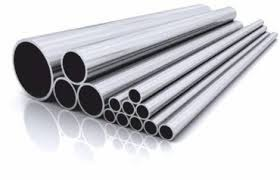
#> input picture yolo_object_counting/data/images/test/1.jpg, 280 x 180 px
$ python preprocessing.py ../../yolo_object_counting/data/images/test/1.jpg
#> lines starting #> are read from the running program, lines starting #| are printed output that depends on the picture; after the words box and inside, x2 and y2 are one past the last pixel; in counts of white or black regions, pixels touching at a corner belong together
import cv2
import numpy as np
import os
import sys

def resize_with_aspect_ratio(image, target_size=2048):
    h, w = image.shape[:2]
    if h < target_size or w < target_size:
        if h > w:
            new_h = target_size
            new_w = int(w * (target_size / h))
        else:
            new_w = target_size
            new_h = int(h * (target_size / w))
        resized = cv2.resize(image, (new_w, new_h), interpolation=cv2.INTER_LANCZOS4)
    else:
        resized = cv2.resize(image, (target_size, target_size), interpolation=cv2.INTER_AREA)
    return resized

def preprocess_image(image_path, output_size=(2048, 2048)):
#> called with output_size = (2048, 2048)
    img = cv2.imread(image_path)
#> img is the input picture: shape (180, 280, 3); mean B, G, R 205.2, 201, 201
    if img is None:
        print(f"Błąd: nie można wczytać {image_path}")
        return None

    img_resized = resize_with_aspect_ratio(img, target_size=output_size[0])
    img_smoothed = cv2.GaussianBlur(img_resized, (3, 3), 0)
    img_smoothed = cv2.medianBlur(img_smoothed, 3)
    gray = cv2.cvtColor(img_smoothed, cv2.COLOR_BGR2GRAY)
    clahe = cv2.createCLAHE(clipLimit=1.5, tileGridSize=(64, 64))
    clahe_img = clahe.apply(gray)
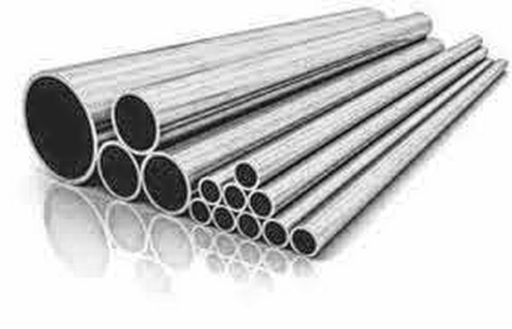
#> clahe_img: shape (1316, 2048) (shown at 1/4 size); min 2, max 255, mean 201.3
    norm_img = cv2.normalize(clahe_img, None, 0, 255, cv2.NORM_MINMAX)
    _, dark_shadows = cv2.threshold(norm_img, 50, 255, cv2.THRESH_BINARY_INV)
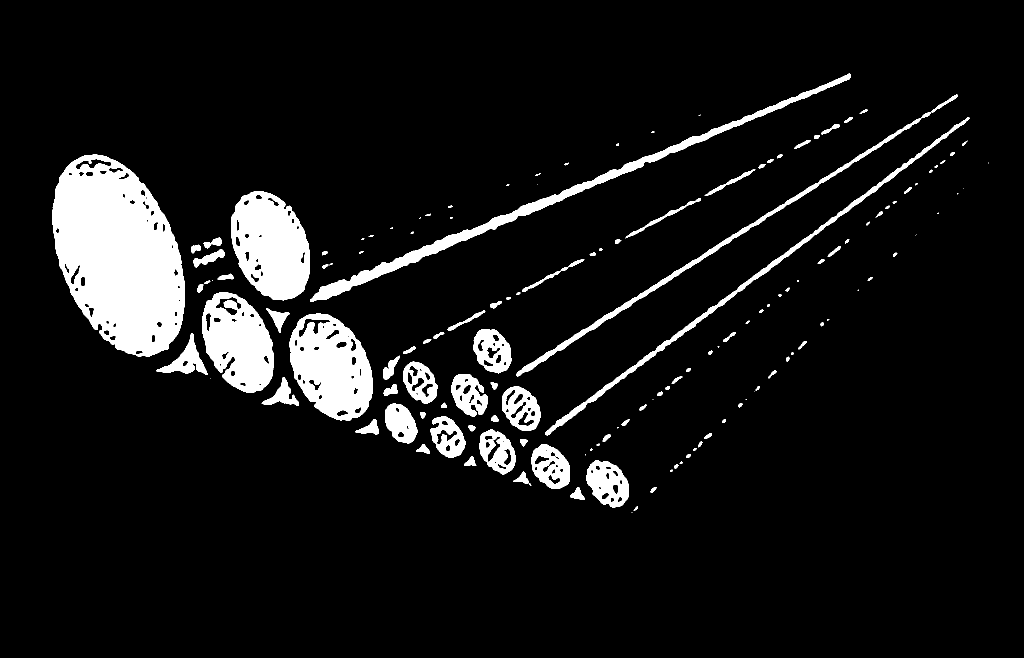
#> dark_shadows: shape (1316, 2048) (shown at 1/2 size); 8.5% white; 146 white regions (30 under 20 px), largest, box (x1, y1, x2, y2) and area: (105, 309, 370, 713) 74163, (462, 382, 620, 601) 24675, (579, 627, 746, 842) 23716
    norm_img = cv2.subtract(norm_img, dark_shadows)
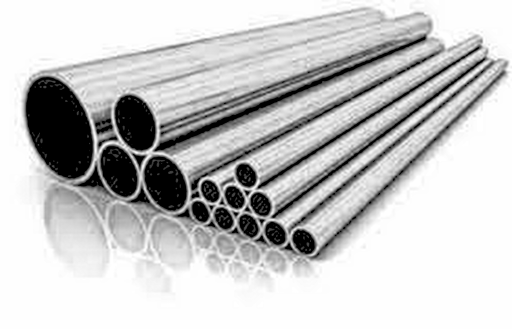
#> norm_img: shape (1316, 2048) (shown at 1/4 size); min 0, max 255, mean 198
    blurred = cv2.GaussianBlur(norm_img, (3, 3), 0)
    _, binary_dark = cv2.threshold(blurred, 95, 255, cv2.THRESH_BINARY)
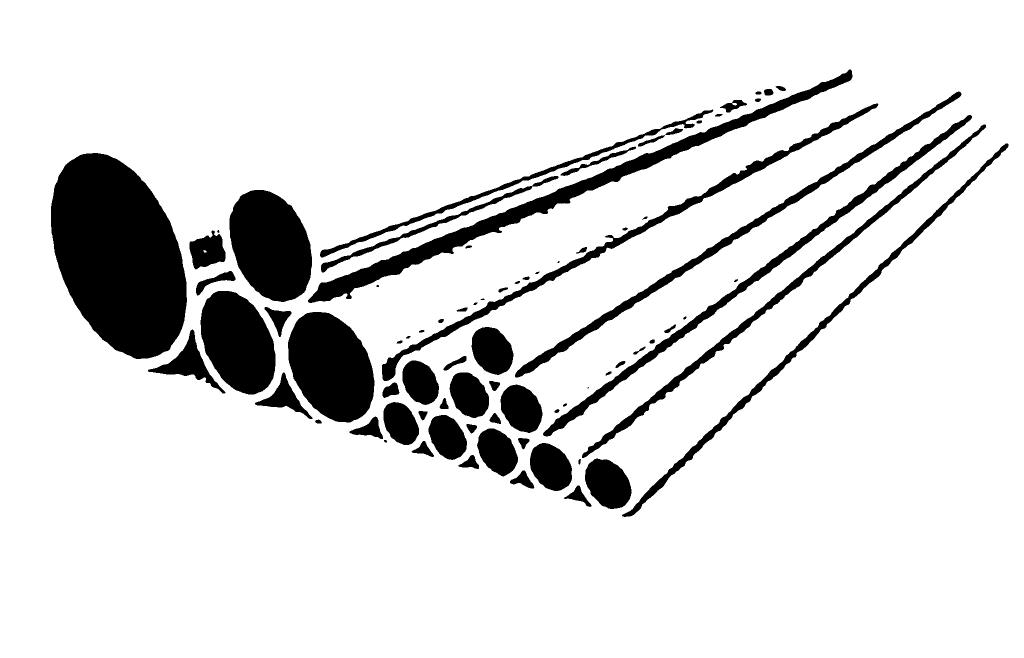
#> binary_dark: shape (1316, 2048) (shown at 1/2 size); 87% white; 80 black regions (5 under 20 px), largest, box (x1, y1, x2, y2) and area: (102, 306, 374, 718) 81199, (616, 139, 1705, 606) 30384, (576, 624, 749, 845) 28228
    _, binary_light = cv2.threshold(blurred, 125, 100, cv2.THRESH_BINARY_INV)
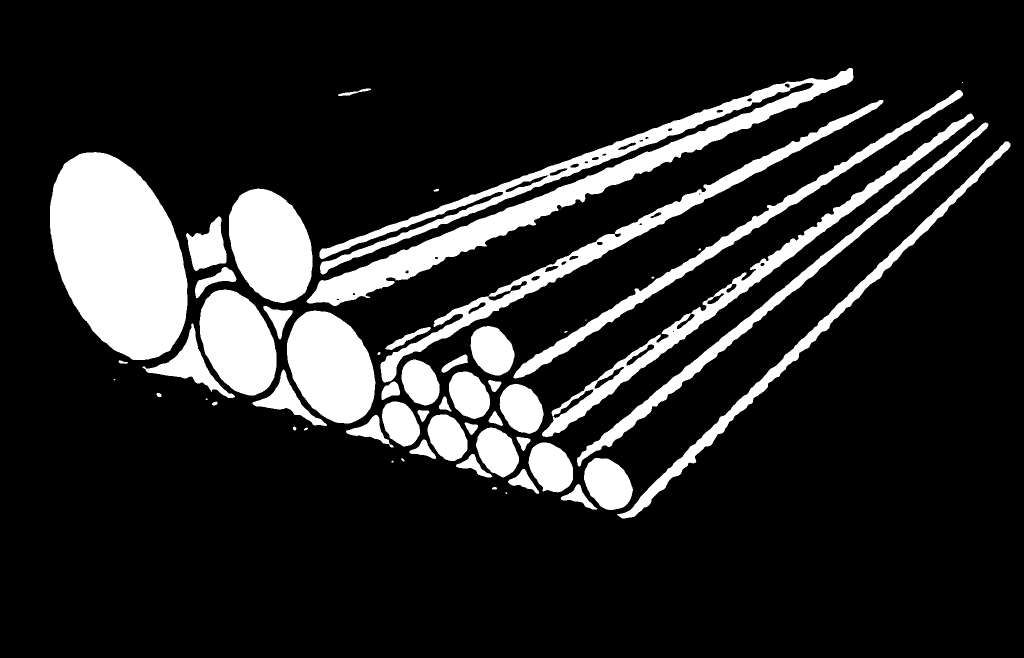
#> binary_light: shape (1316, 2048) (shown at 1/2 size); values 0 (black) and 100 (white), 16.2% white; 59 white regions (11 under 20 px), largest, box (x1, y1, x2, y2) and area: (100, 304, 375, 720) 83404, (613, 136, 1707, 612) 70474, (574, 621, 751, 847) 29401
    combined = cv2.addWeighted(binary_dark, 0.75, binary_light, 0.25, 0)
    edges = cv2.Canny(combined, 125, 175)
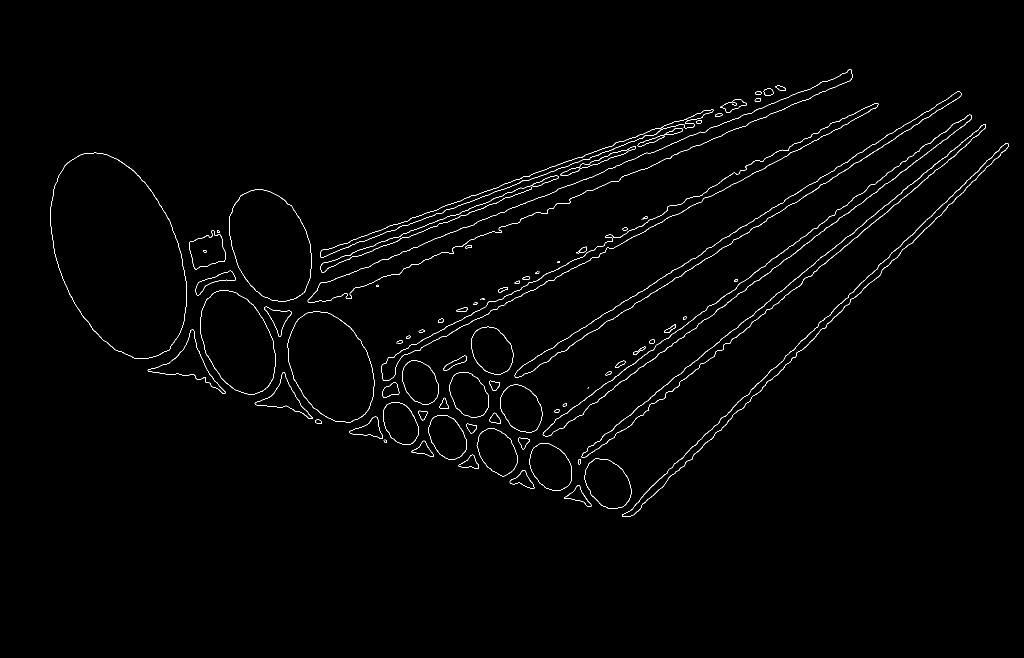
#> edges: shape (1316, 2048) (shown at 1/2 size); 1% white in thin lines or dots, all inside (x1, y1, x2, y2) = (101, 138, 2017, 1034)
    final_image = cv2.addWeighted(combined, 0.95, edges, 0.25, 0)
    kernel = np.ones((2, 2), np.uint8)
    closed = cv2.morphologyEx(final_image, cv2.MORPH_CLOSE, kernel, iterations=1)
    opened = cv2.morphologyEx(closed, cv2.MORPH_OPEN, kernel, iterations=1)
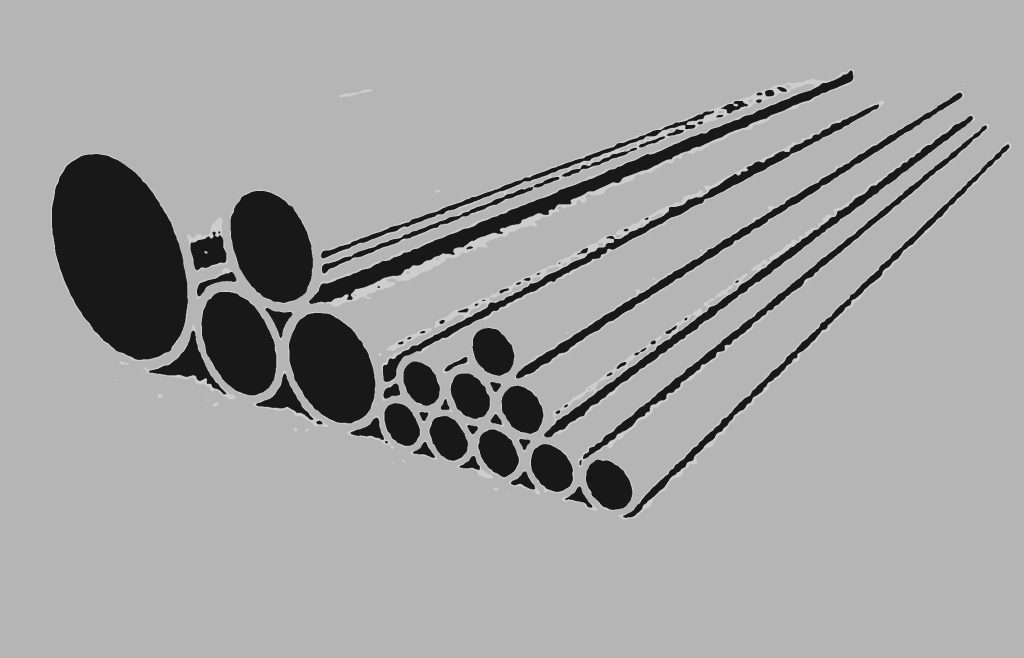
#> opened: shape (1316, 2048) (shown at 1/2 size); min 24, max 255, mean 161.7

    contours, _ = cv2.findContours(opened, cv2.RETR_EXTERNAL, cv2.CHAIN_APPROX_SIMPLE)
#> contours = [[[0, 0], [0, 1315], [2047, 1315], [2047, 0]]]
    min_area = 500
    for c in contours:
        if cv2.contourArea(c) < min_area:
            cv2.drawContours(opened, [c], -1, 0, -1)
#> this loop made 1 pass
#> c on pass 1: [[0, 0], [0, 1315], [2047, 1315], [2047, 0]]

    return opened

# [10 lines left out: function batch_preprocess, not called in this run]

# Jeśli skrypt wywołany z pojedynczym obrazem jako argument
if __name__ == "__main__":
    if len(sys.argv) == 2:
        image_path = sys.argv[1]
        processed = preprocess_image(image_path)
        if processed is not None:
            cv2.imwrite(image_path, processed)
            print(f"Zamieniono oryginał na wersję po preprocessingu: {image_path}")
        else:
            print("Błąd: Nie udało się przetworzyć obrazu.")
            sys.exit(1)
    else:
        print("Użycie: python preprocessing.py /ścieżka/do/obrazu.jpg")
        sys.exit(1)

$ run again, on yolo_object_counting/data/images/test/4.jpg
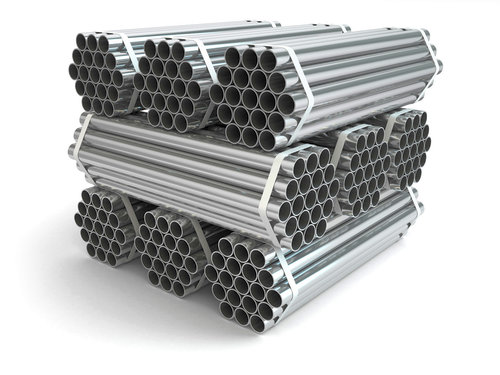
#> input picture yolo_object_counting/data/images/test/4.jpg, 500 x 375 px
#> in preprocess_image, img is the input picture: shape (375, 500, 3); mean B, G, R 187.8, 187.9, 186.9
#> in preprocess_image, `_, dark_shadows = cv2.threshold(norm_img, 50, 255, cv2.THRESH_BINARY_I..`:
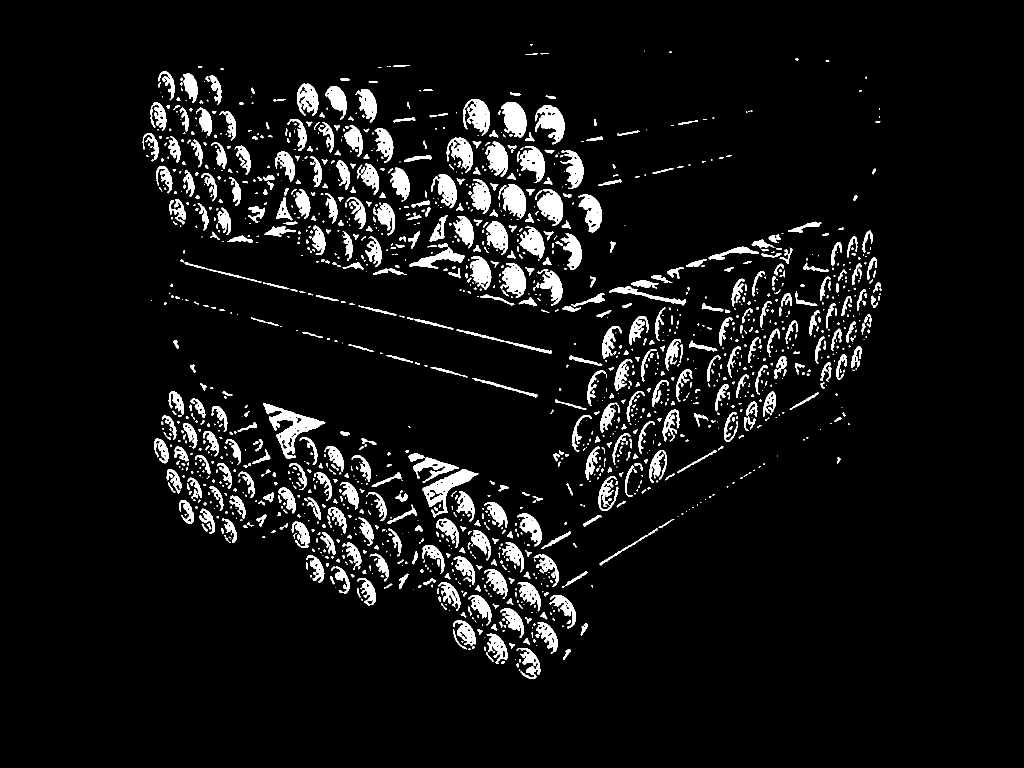
#> dark_shadows: shape (1536, 2048) (shown at 1/2 size); 6.3% white; 1629 white regions (813 under 20 px), largest, box (x1, y1, x2, y2) and area: (526, 806, 651, 918) 4064, (845, 939, 957, 1035) 3154, (1002, 204, 1053, 276) 2509
#> binary_dark: shape (1536, 2048); 82.4% white; 804 black regions (160 under 20 px), largest, box (x1, y1, x2, y2) and area: (629, 410, 1702, 669) 29148, (378, 722, 655, 1022) 16059, (806, 894, 1112, 1037) 11566
#> binary_light: shape (1536, 2048); values 0 (black) and 100 (white), 24.5% white; 583 white regions (65 under 20 px), largest, box (x1, y1, x2, y2) and area: (369, 295, 1781, 670) 73850, (323, 652, 1129, 1187) 67460, (324, 492, 1108, 819) 43245
#> edges: shape (1536, 2048); 2.7% white in thin lines or dots, all inside (x1, y1, x2, y2) = (280, 85, 1810, 1360)
#> in preprocess_image, `opened = cv2.morphologyEx(closed, cv2.MORPH_OPEN, kernel, iterations=1)`:
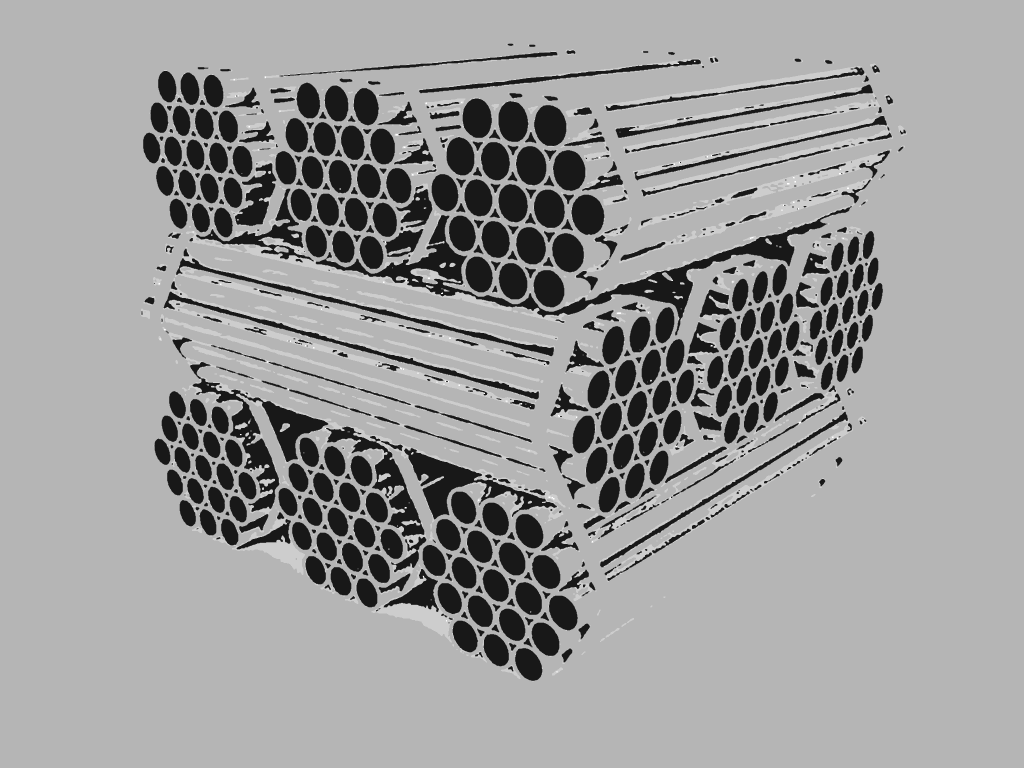
#> opened: shape (1536, 2048) (shown at 1/2 size); min 24, max 255, mean 155.8
#> contours = [[[0, 0], [0, 1535], [2047, 1535], [2047, 0]]]
#> the loop in preprocess_image, `for c in contours:` made 1 pass
#> c on pass 1: [[0, 0], [0, 1535], [2047, 1535], [2047, 0]]

$ run again, on yolo_object_counting/data/images/test/40.jpg
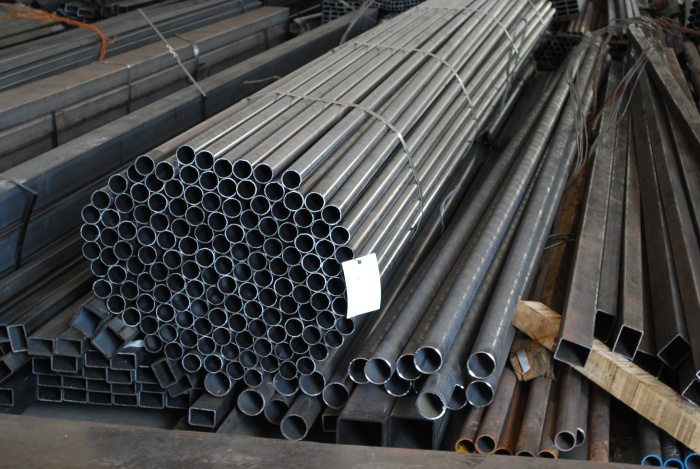
#> input picture yolo_object_counting/data/images/test/40.jpg, 700 x 469 px
#> in preprocess_image, img is the input picture: shape (469, 700, 3); mean B, G, R 71, 71.4, 71
#> in preprocess_image, `_, dark_shadows = cv2.threshold(norm_img, 50, 255, cv2.THRESH_BINARY_I..`:
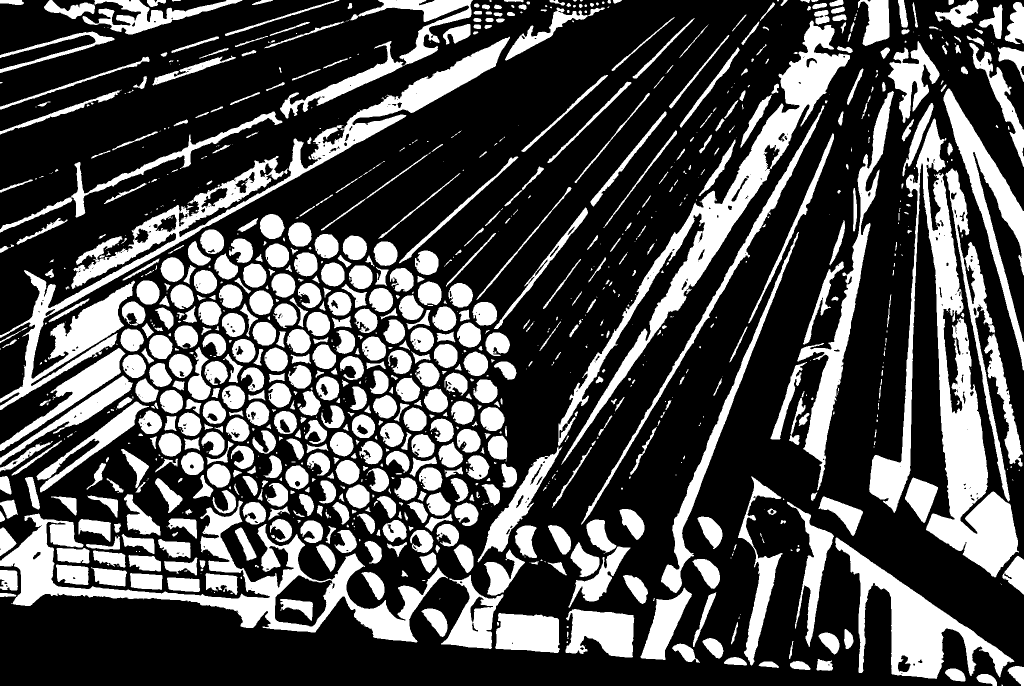
#> dark_shadows: shape (1372, 2048) (shown at 1/2 size); 30.4% white; 1099 white regions (400 under 20 px), largest, box (x1, y1, x2, y2) and area: (1738, 237, 2038, 1155) 66116, (0, 73, 1020, 820) 60600, (1116, 41, 1700, 930) 49446
#> binary_dark: shape (1372, 2048); 43.3% white; 363 white regions (127 under 20 px), largest, box (x1, y1, x2, y2) and area: (0, 0, 1736, 1273) 698264, (0, 134, 2002, 1372) 257705, (1620, 164, 2048, 1372) 123388
#> binary_light: shape (1372, 2048); values 0 (black) and 100 (white), 74.9% white; 692 black regions (258 under 20 px), largest, box (x1, y1, x2, y2) and area: (235, 0, 1544, 1173) 281144, (1620, 451, 2048, 1372) 63918, (963, 1093, 2001, 1372) 41369
#> edges: shape (1372, 2048); 5.3% white in thin lines or dots
#> in preprocess_image, `opened = cv2.morphologyEx(closed, cv2.MORPH_OPEN, kernel, iterations=1)`:
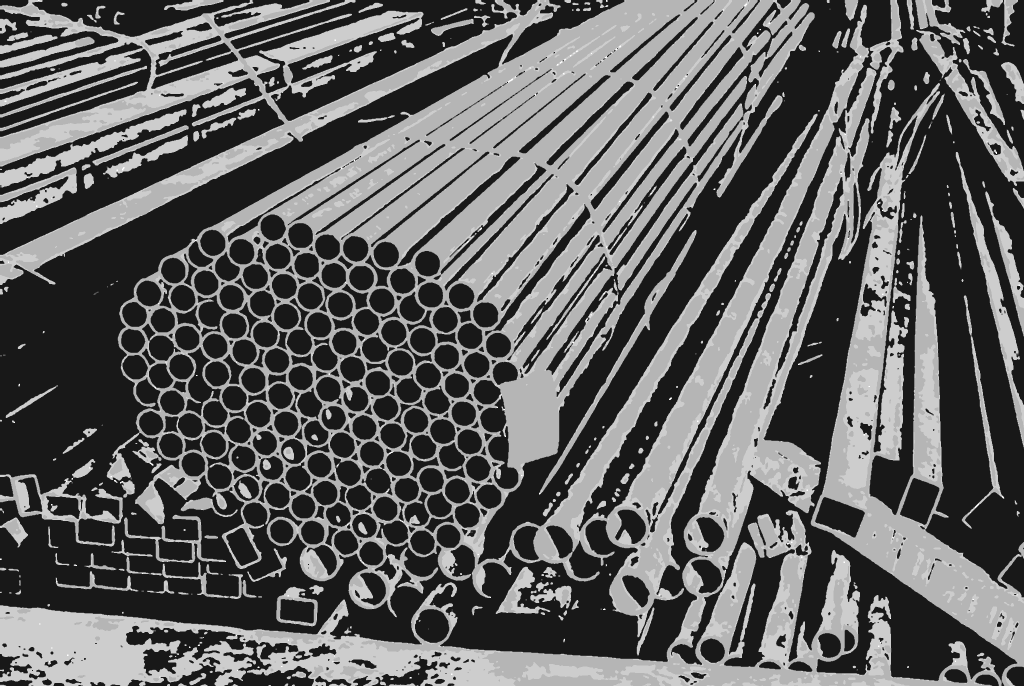
#> opened: shape (1372, 2048) (shown at 1/2 size); min 24, max 255, mean 97.8
#> contours = [[[0, 0], [0, 1371], [2047, 1371], [2047, 0]]]
#> the loop in preprocess_image, `for c in contours:` made 1 pass
#> c on pass 1: [[0, 0], [0, 1371], [2047, 1371], [2047, 0]]
